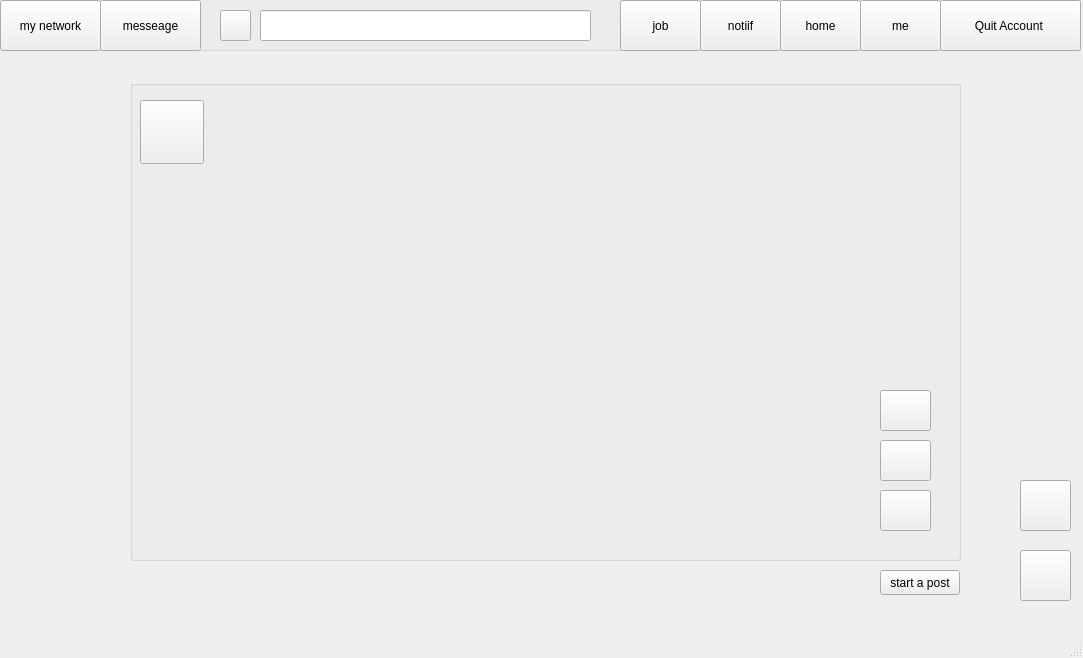
<?xml version="1.0" encoding="UTF-8"?>
<ui version="4.0">
 <class>main_page</class>
 <widget class="QMainWindow" name="main_page">
  <property name="geometry">
   <rect>
    <x>0</x>
    <y>0</y>
    <width>1083</width>
    <height>658</height>
   </rect>
  </property>
  <property name="windowTitle">
   <string>MainWindow</string>
  </property>
  <widget class="QWidget" name="centralwidget">
   <widget class="QPushButton" name="next_pushbutton">
    <property name="geometry">
     <rect>
      <x>1020</x>
      <y>550</y>
      <width>51</width>
      <height>51</height>
     </rect>
    </property>
    <property name="cursor">
     <cursorShape>PointingHandCursor</cursorShape>
    </property>
    <property name="toolTip">
     <string>Next Post</string>
    </property>
    <property name="text">
     <string/>
    </property>
   </widget>
   <widget class="QPushButton" name="previous_pushbutton">
    <property name="geometry">
     <rect>
      <x>1020</x>
      <y>480</y>
      <width>51</width>
      <height>51</height>
     </rect>
    </property>
    <property name="cursor">
     <cursorShape>PointingHandCursor</cursorShape>
    </property>
    <property name="toolTip">
     <string>Previous Post</string>
    </property>
    <property name="text">
     <string/>
    </property>
   </widget>
   <widget class="QGroupBox" name="groupBox">
    <property name="geometry">
     <rect>
      <x>0</x>
      <y>-10</y>
      <width>1081</width>
      <height>61</height>
     </rect>
    </property>
    <property name="title">
     <string/>
    </property>
    <widget class="QPushButton" name="pushButton">
     <property name="geometry">
      <rect>
       <x>940</x>
       <y>10</y>
       <width>141</width>
       <height>51</height>
      </rect>
     </property>
     <property name="cursor">
      <cursorShape>PointingHandCursor</cursorShape>
     </property>
     <property name="toolTip">
      <string>&lt;html&gt;&lt;head/&gt;&lt;body&gt;&lt;p&gt;&lt;span style=&quot; color:#00007f;&quot;&gt;Exit your account&lt;/span&gt;&lt;/p&gt;&lt;/body&gt;&lt;/html&gt;</string>
     </property>
     <property name="text">
      <string>Quit Account </string>
     </property>
    </widget>
    <widget class="QPushButton" name="home_button">
     <property name="geometry">
      <rect>
       <x>780</x>
       <y>10</y>
       <width>81</width>
       <height>51</height>
      </rect>
     </property>
     <property name="cursor">
      <cursorShape>PointingHandCursor</cursorShape>
     </property>
     <property name="text">
      <string>home</string>
     </property>
    </widget>
    <widget class="QPushButton" name="me_button">
     <property name="geometry">
      <rect>
       <x>860</x>
       <y>10</y>
       <width>81</width>
       <height>51</height>
      </rect>
     </property>
     <property name="cursor">
      <cursorShape>PointingHandCursor</cursorShape>
     </property>
     <property name="text">
      <string>me</string>
     </property>
    </widget>
    <widget class="QPushButton" name="notif_button">
     <property name="geometry">
      <rect>
       <x>700</x>
       <y>10</y>
       <width>81</width>
       <height>51</height>
      </rect>
     </property>
     <property name="cursor">
      <cursorShape>PointingHandCursor</cursorShape>
     </property>
     <property name="text">
      <string>notiif</string>
     </property>
    </widget>
    <widget class="QPushButton" name="job_button">
     <property name="geometry">
      <rect>
       <x>620</x>
       <y>10</y>
       <width>81</width>
       <height>51</height>
      </rect>
     </property>
     <property name="cursor">
      <cursorShape>PointingHandCursor</cursorShape>
     </property>
     <property name="text">
      <string>job</string>
     </property>
    </widget>
    <widget class="QPushButton" name="mynetwork_button">
     <property name="geometry">
      <rect>
       <x>0</x>
       <y>10</y>
       <width>101</width>
       <height>51</height>
      </rect>
     </property>
     <property name="cursor">
      <cursorShape>PointingHandCursor</cursorShape>
     </property>
     <property name="text">
      <string>my network</string>
     </property>
    </widget>
    <widget class="QPushButton" name="message_button">
     <property name="geometry">
      <rect>
       <x>100</x>
       <y>10</y>
       <width>101</width>
       <height>51</height>
      </rect>
     </property>
     <property name="cursor">
      <cursorShape>PointingHandCursor</cursorShape>
     </property>
     <property name="text">
      <string>messeage</string>
     </property>
    </widget>
    <widget class="QPushButton" name="serach_button">
     <property name="geometry">
      <rect>
       <x>220</x>
       <y>20</y>
       <width>31</width>
       <height>31</height>
      </rect>
     </property>
     <property name="cursor">
      <cursorShape>PointingHandCursor</cursorShape>
     </property>
     <property name="text">
      <string/>
     </property>
    </widget>
    <widget class="QLineEdit" name="search">
     <property name="geometry">
      <rect>
       <x>260</x>
       <y>20</y>
       <width>331</width>
       <height>31</height>
      </rect>
     </property>
     <property name="toolTip">
      <string>search ID</string>
     </property>
     <property name="text">
      <string/>
     </property>
    </widget>
   </widget>
   <widget class="QGroupBox" name="groupBox_2">
    <property name="geometry">
     <rect>
      <x>130</x>
      <y>80</y>
      <width>831</width>
      <height>481</height>
     </rect>
    </property>
    <property name="title">
     <string/>
    </property>
    <widget class="QLabel" name="capshion">
     <property name="geometry">
      <rect>
       <x>60</x>
       <y>80</y>
       <width>641</width>
       <height>81</height>
      </rect>
     </property>
     <property name="font">
      <font>
       <italic>false</italic>
      </font>
     </property>
     <property name="cursor">
      <cursorShape>IBeamCursor</cursorShape>
     </property>
     <property name="styleSheet">
      <string notr="true"/>
     </property>
     <property name="text">
      <string/>
     </property>
    </widget>
    <widget class="QLabel" name="post">
     <property name="geometry">
      <rect>
       <x>60</x>
       <y>150</y>
       <width>641</width>
       <height>231</height>
      </rect>
     </property>
     <property name="styleSheet">
      <string notr="true"/>
     </property>
     <property name="text">
      <string/>
     </property>
    </widget>
    <widget class="QPushButton" name="like_button">
     <property name="geometry">
      <rect>
       <x>750</x>
       <y>310</y>
       <width>51</width>
       <height>41</height>
      </rect>
     </property>
     <property name="cursor">
      <cursorShape>PointingHandCursor</cursorShape>
     </property>
     <property name="text">
      <string/>
     </property>
    </widget>
    <widget class="QPushButton" name="share_button">
     <property name="geometry">
      <rect>
       <x>750</x>
       <y>410</y>
       <width>51</width>
       <height>41</height>
      </rect>
     </property>
     <property name="cursor">
      <cursorShape>PointingHandCursor</cursorShape>
     </property>
     <property name="text">
      <string/>
     </property>
    </widget>
    <widget class="QLabel" name="name">
     <property name="geometry">
      <rect>
       <x>110</x>
       <y>40</y>
       <width>81</width>
       <height>31</height>
      </rect>
     </property>
     <property name="text">
      <string/>
     </property>
    </widget>
    <widget class="QLabel" name="Date">
     <property name="geometry">
      <rect>
       <x>10</x>
       <y>460</y>
       <width>71</width>
       <height>16</height>
      </rect>
     </property>
     <property name="text">
      <string/>
     </property>
    </widget>
    <widget class="QPushButton" name="profile">
     <property name="geometry">
      <rect>
       <x>10</x>
       <y>20</y>
       <width>64</width>
       <height>64</height>
      </rect>
     </property>
     <property name="text">
      <string/>
     </property>
    </widget>
    <widget class="QPushButton" name="comment">
     <property name="geometry">
      <rect>
       <x>750</x>
       <y>360</y>
       <width>51</width>
       <height>41</height>
      </rect>
     </property>
     <property name="text">
      <string/>
     </property>
    </widget>
   </widget>
   <widget class="QPushButton" name="pushButton_2">
    <property name="geometry">
     <rect>
      <x>880</x>
      <y>570</y>
      <width>80</width>
      <height>25</height>
     </rect>
    </property>
    <property name="text">
     <string>start a post</string>
    </property>
   </widget>
  </widget>
  <widget class="QMenuBar" name="menubar">
   <property name="geometry">
    <rect>
     <x>0</x>
     <y>0</y>
     <width>1083</width>
     <height>20</height>
    </rect>
   </property>
  </widget>
  <widget class="QStatusBar" name="statusbar"/>
 </widget>
 <resources/>
 <connections/>
</ui>
